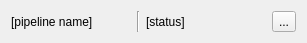
<?xml version="1.0" encoding="UTF-8"?>
<ui version="4.0">
 <class>PipelinesListItem</class>
 <widget class="QWidget" name="PipelinesListItem">
  <property name="geometry">
   <rect>
    <x>0</x>
    <y>0</y>
    <width>307</width>
    <height>42</height>
   </rect>
  </property>
  <property name="windowTitle">
   <string>Form</string>
  </property>
  <layout class="QHBoxLayout" name="horizontalLayout_2">
   <item>
    <layout class="QHBoxLayout" name="horizontalLayout">
     <item>
      <widget class="QLabel" name="pipeline_name_label">
       <property name="text">
        <string>[pipeline name]</string>
       </property>
      </widget>
     </item>
     <item>
      <widget class="Line" name="line">
       <property name="orientation">
        <enum>Qt::Orientation::Vertical</enum>
       </property>
      </widget>
     </item>
     <item>
      <widget class="QLabel" name="pipeline_status_label">
       <property name="text">
        <string>[status]</string>
       </property>
      </widget>
     </item>
     <item>
      <widget class="QToolButton" name="delete_pipeline_toolButton">
       <property name="text">
        <string>...</string>
       </property>
       <property name="icon">
        <iconset theme="edit-delete"/>
       </property>
      </widget>
     </item>
    </layout>
   </item>
  </layout>
 </widget>
 <resources/>
 <connections/>
</ui>
